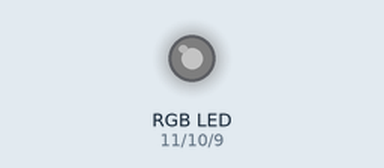
The sketch below on a simulated Arduino Uno, built with avr-gcc and run on an emulated ATmega328P. On the bench: an RGB LED mixed from three pins (HIGH = lit). Dim RGB values are drawn brighter than linear; what the sketch prints to the serial monitor is not drawn.

Above: at 0.05 s.
At 0.65 s:
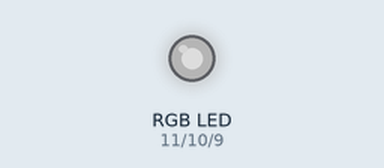
At 1.3 s:
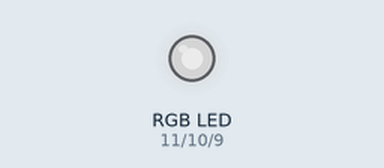
At 1.9 s:
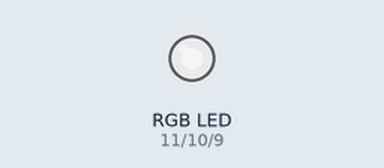
At 2.55 s:
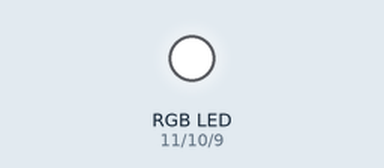
Timing chart, 0 to 5.9 s (numbered marks = the images above):
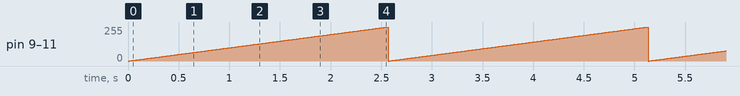

The sketch:

9_RGB_Color.ino
```cpp
#define Blue 9
#define Green 10
#define Red 11

void setup() {
  pinMode(Blue,OUTPUT);
  pinMode(Green,OUTPUT);
  pinMode(Red,OUTPUT);

  digitalWrite(Blue,LOW);
  digitalWrite(Green,LOW);
  digitalWrite(Red,LOW);

  Serial.begin(9600);
  Serial.println("Start");
}

void loop() {
  for(int i=0; i<=255;i++){
    analogWrite(Blue, i);
    analogWrite(Green, i);
    analogWrite(Red, i);
    delay(10);
  }
}
```

Measured:
- by itself, pin 9 (Blue), pin 10 (Green), pin 11 (Red): ramps from 0/255 to 255/255 and jumps back, once every 2.6 s
